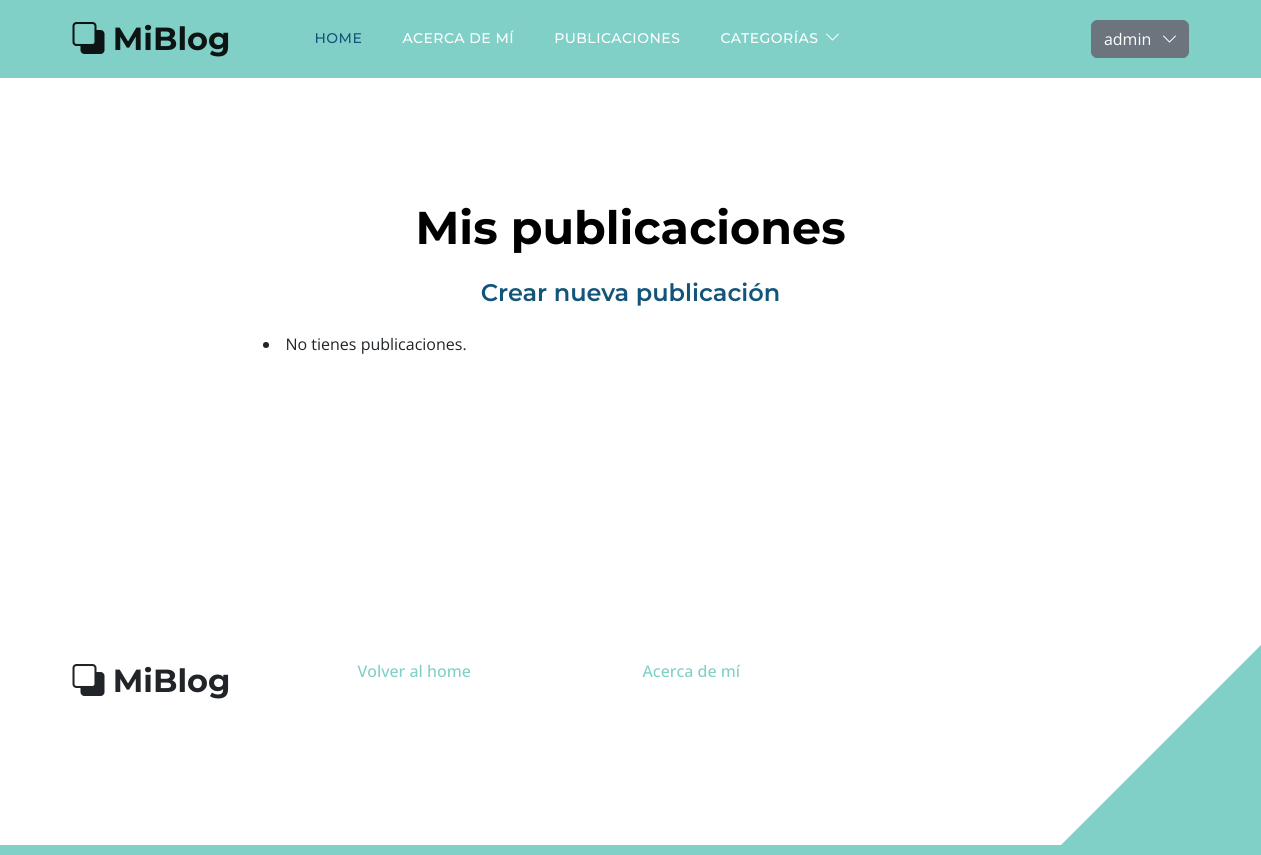
/perfiles/mis_publicaciones/ (signed in), run on an earlier commit of the app's database.
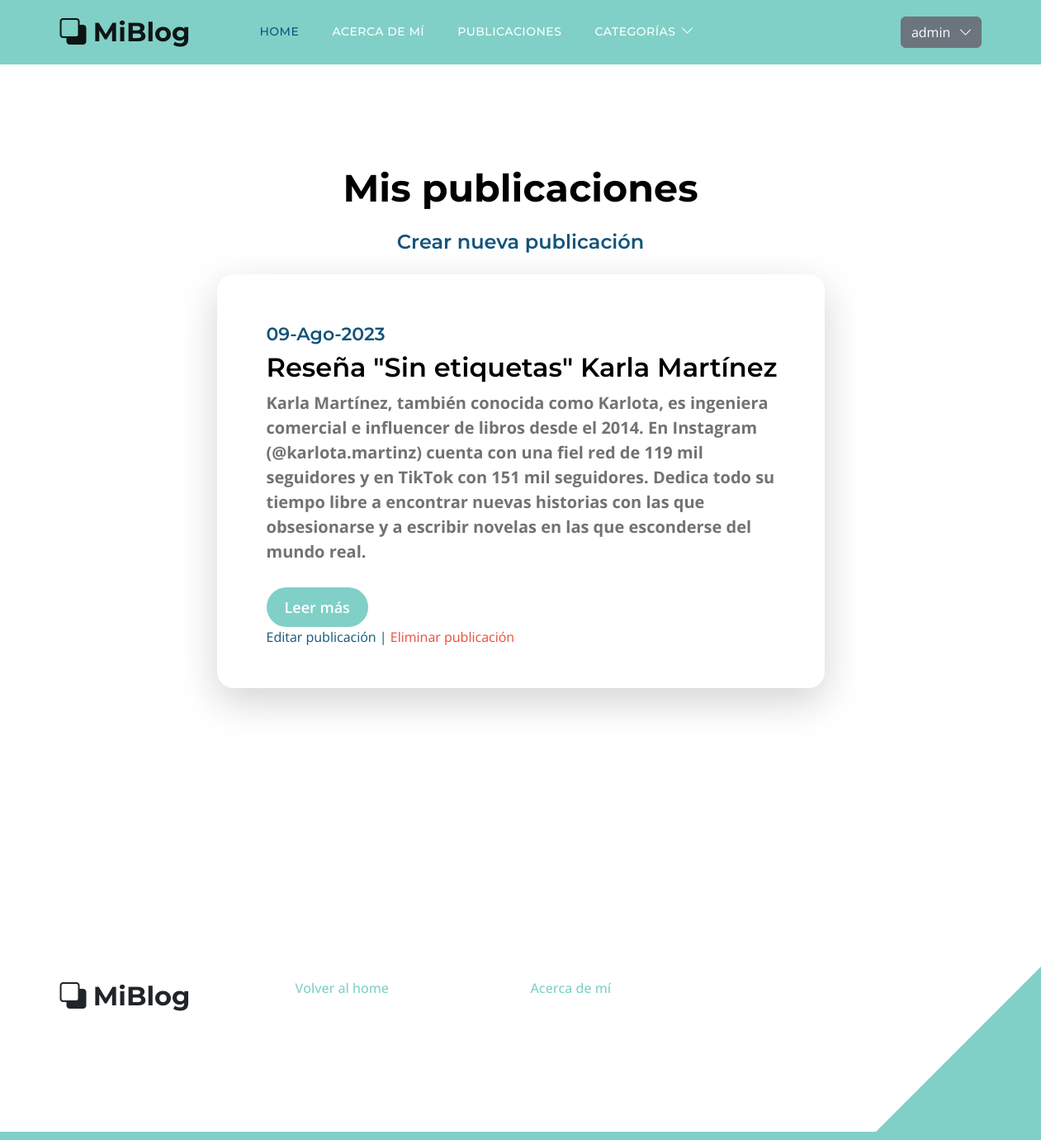
And on a later commit of the database.
### blog/models.py (models this page shows, shortened)
class Post(models.Model):
    titulo = models.CharField(max_length=255)
    slug = models.SlugField(unique=True)
    subtitulo = models.TextField()
    cuerpo = models.TextField()
    autor = models.ForeignKey(settings.AUTH_USER_MODEL, on_delete=models.PROTECT)
    fecha = models.DateTimeField(auto_now_add=True)
    categoria = models.ManyToManyField('Categoria')
    class Meta:
        ordering = ('-fecha',)

### perfiles/views.py (the view)
# urls.py: path('mis_publicaciones/', views.user_posts, name='mis_publicaciones'),
@login_required
def user_posts(request):
    user = request.user
    posts = Post.objects.filter(autor=user)
    context = {'posts': posts}
    return render(request, 'perfiles/user_posts.html', context)

### perfiles/templates/perfiles/user_posts.html (shortened to what this page needs)
{% extends 'base.html' %}
{% block contenido %}
<section class="section-padding">
    <div class="container">
        <div class="row">
            <div class="col-lg-12 col-12 text-center">
                <h2 class="mb-4">Mis publicaciones</h2>
            </div>
            <div class="col-lg-12 col-12 text-center">
                <h5><a href="#">Crear nueva publicación</a></h5>
            </div>
            <div class="col-lg-8 col-12 mt-3 mx-auto">
                {% for post in posts %}
                    <div class="custom-block custom-block-topics-listing bg-white shadow-lg mb-5">
                        <div class="d-flex">
                            <div class="custom-block-topics-listing-info d-flex">
                                <div>
                                    <h6 class="subtitle is-4">{{ post.fecha|date:'d-M-Y' }}</h6>
                                    <h3 class="mb-2">{{ post.titulo }}</h3>
                                    <p class="mb-1"><strong>{{ post.subtitulo }}</strong></p>
                                    <a href="{% url 'blog:detalle' post.id %}" class="btn custom-btn mt-3 mt-lg-4">Leer más</a>
                                    <br>
                                    <a href="#">Editar publicación | </a>
                                    <a style="color:#E74C3C;" href="#">Eliminar publicación</a>
                                </div>
                            </div>
                        </div>
                    </div>
                {% empty %}
                    <li>No tienes publicaciones.</li>
                {% endfor %}
            </div>
        </div>
    </div>
</section>
{% endblock contenido %}

What changed in the data, as far as the page shows it:
added Post: fecha "09-Ago-2023", titulo "Reseña \"Sin etiquetas\" Karla Martínez", subtitulo "Karla Martínez, también conocida como Karlota, es ingeniera comercial e influencer de libros desde el 2014. En Instagram (@karlota.martinz) cuenta con una fiel red de 119 mil seguidores y en TikTok con 151 mil seguidores. Dedica todo su tiempo libre a encontrar nuevas historias con las que obsesionarse y a escribir novelas en las que esconderse del mundo real."
Also different on the page:
text no longer shown: "No tienes publicaciones."
